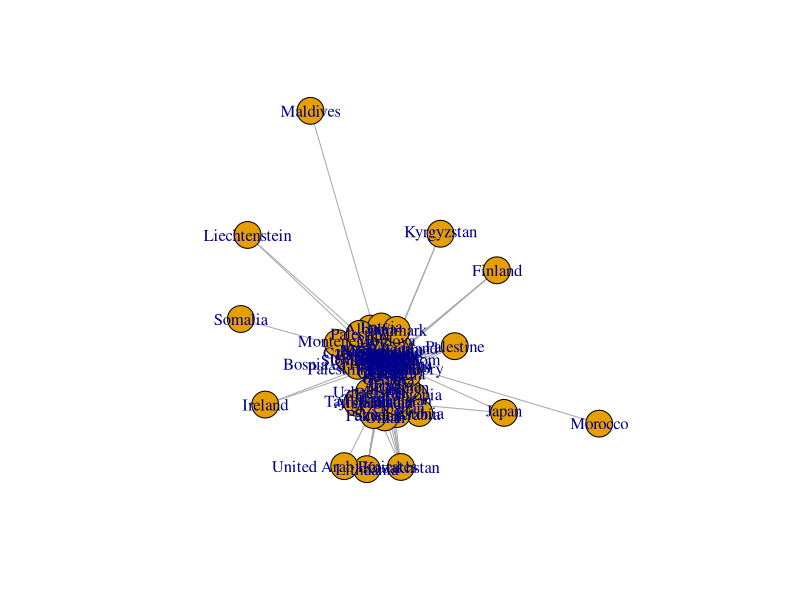
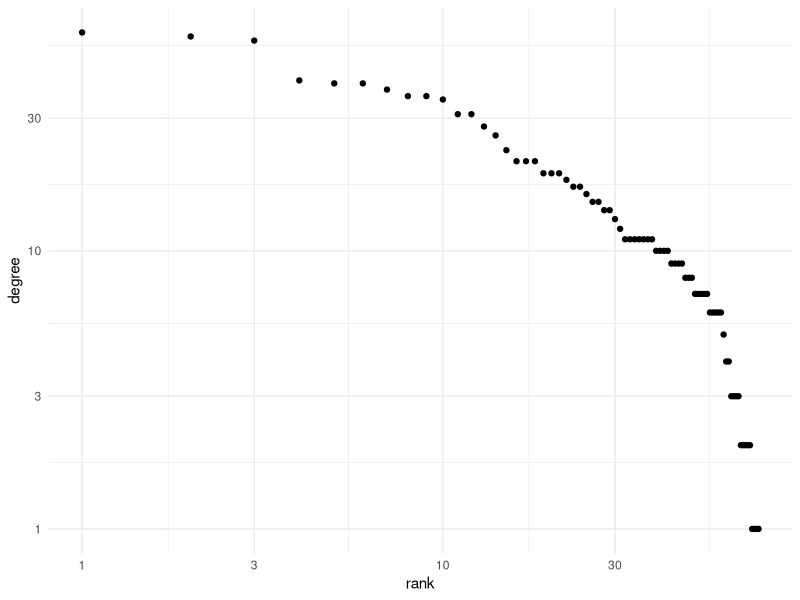
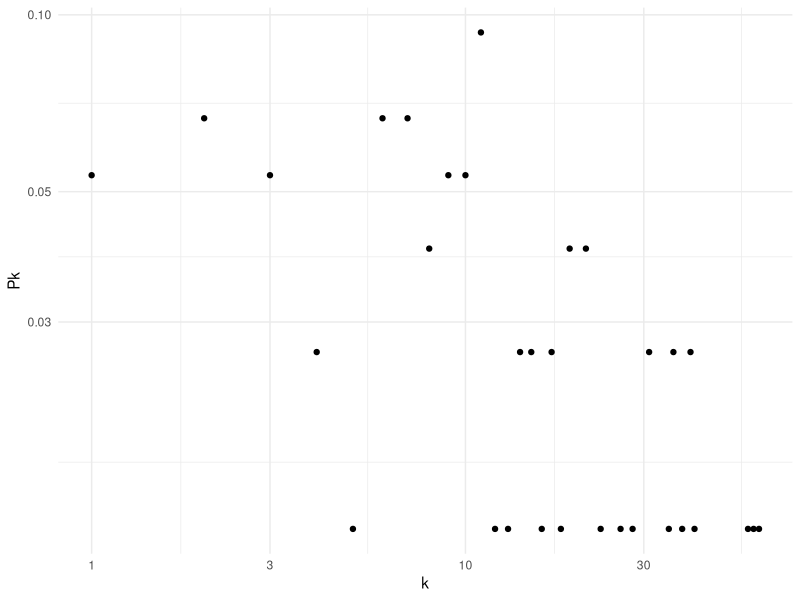
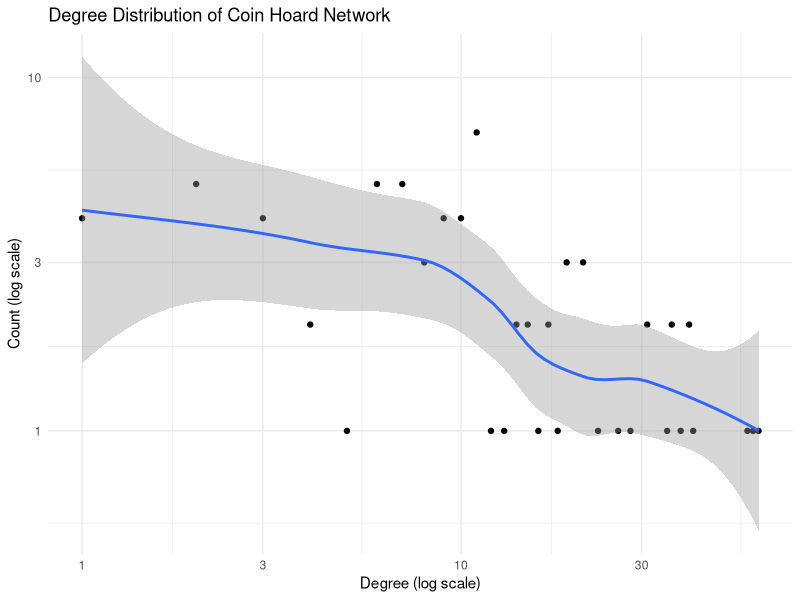

Reproduce these figures in R, in order.
all_links <- read.csv("data/all-links.csv", sep=";")
all_links <- all_links[!startsWith(all_links$hoard,"Unknown"),]
all_links <- all_links[!startsWith(all_links$mint,"Unknown"),]
all_links <- all_links[all_links$num_coins>=1,]
all_links$weight <- as.numeric(gsub(",", ".", all_links$num_coins))

library(igraph)

coin_hoard_graph <- graph_from_data_frame(all_links, directed=FALSE)
coin_hoard_graph <- simplify(coin_hoard_graph, edge.attr.comb=list(weight="sum", "ignore"))

plot(coin_hoard_graph)

coin_hoard_graph$degree <- degree(coin_hoard_graph)

library(ggplot2)

degree_data <- data.frame(names=names(coin_hoard_graph$degree), degree=unlist(coin_hoard_graph$degree))
degree_data <- degree_data[order(degree_data$degree, decreasing=TRUE),]
degree_data$rank <- 1:nrow(degree_data)

ggplot( degree_data, aes(x=rank, y=degree)) +
  geom_point() +
  scale_x_log10() +
  scale_y_log10() +
  theme_minimal()

p_k <- table(degree_data$degree)/length(degree_data$degree)
pk_df <- data.frame(
  k = as.numeric(names(p_k)),
  Pk = as.numeric(p_k)
)

ggplot(pk_df, aes(x = k, y = Pk)) +
  geom_point() +
  scale_x_log10() +
  scale_y_log10() +
  theme_minimal()

library(dplyr)
degree_data %>% group_by(degree) %>% summarise(count = n()) -> degree_distribution
ggplot(degree_distribution, aes(x=degree, y=count)) + geom_point() + geom_smooth() +
  scale_x_log10() + scale_y_log10() +
  theme_minimal() +
  labs(title = "Degree Distribution of Coin Hoard Network",
       x = "Degree (log scale)",
       y = "Count (log scale)")

# Small world network

transitivity <- transitivity(coin_hoard_graph, type="average")
average_path_length <- mean_distance(coin_hoard_graph, directed=FALSE)

n <- vcount(coin_hoard_graph)
m <- ecount(coin_hoard_graph)

nrep <- 100
Crand <- numeric(nrep)
Lrand <- numeric(nrep)

for(i in 1:nrep){
  gr <- sample_gnm(n, m, directed=FALSE)

  Crand[i] <- transitivity(gr, type="average")
  Lrand[i] <- mean_distance(gr, directed=FALSE)
}

Cr <- mean(Crand)
Lr <- mean(Lrand)

small_world_coefficient <- (transitivity / Cr) / (average_path_length / Lr)

nrep <- 200
Crand <- numeric(nrep)
Lrand <- numeric(nrep)

for(i in 1:nrep){
  gr <- sample_degseq(degree(coin_hoard_graph), method="vl")
  Crand[i] <- transitivity(gr, type="average")
  Lrand[i] <- mean_distance(gr)
}

Cr <- mean(Crand)
Lr <- mean(Lrand)

small_world_coefficient_degree <- (transitivity / Cr) / (average_path_length / Lr)

# Now omega
nrep <- 200
Lrand <- numeric(nrep)

for(i in 1:nrep){
  gr <- sample_gnm(n, m)
  Lrand[i] <- mean_distance(gr)
}

Lr <- mean(Lrand)

k <- round(2*m/n)  # approximate average degree
if(k %% 2 == 1) k <- k - 1

gl <- make_lattice(length=n, dim=1, nei=k/2, circular=TRUE)

Cl <- transitivity(gl, type="average")

omega <- (Lr/average_path_length) - (transitivity/Cl)

# Simple clustering coefficient

Crand <- (2*m)/(n*(n-1))
C_ratio <- transitivity / Crand
